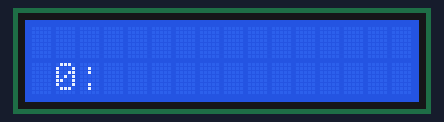
Recording of a sketch running on a simulated Arduino Uno, built with avr-gcc and run on an emulated ATmega328P. Parts: 16×2 character LCD.

Above: at 0.2 s.
At 3.2 s:
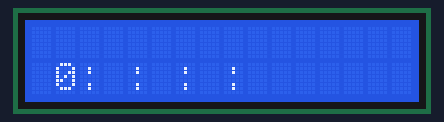
At 6.2 s:
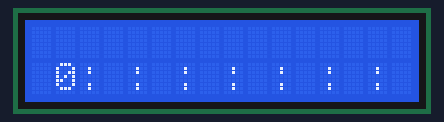
At 20.2 s:
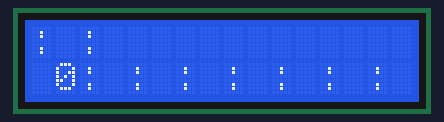
At 26.2 s:
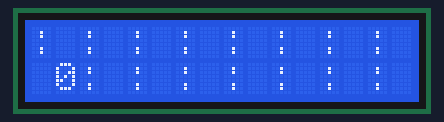
At 39.2 s:
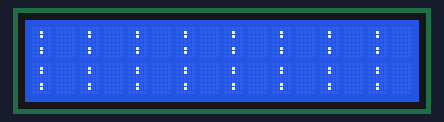

The sketch:

Watch_with_LCD_in_arduino.ino
```cpp
#include <LiquidCrystal.h>

LiquidCrystal lcd(12, 11, 5, 4, 3, 2);

byte sekund[8] = {
  0b00000,
  0b00100,
  0b00100,
  0b00000,
  0b00000,
  0b00100,
  0b00100,
  0b00000
};
byte off[8] = {
  0b00000,
  0b00000,
  0b00000,
  0b00000,
  0b00000,
  0b00000,
  0b00000,
  0b00000
};


void setup() {
  lcd.begin(16, 2);
  lcd.createChar(2, sekund);
  lcd.createChar(1, off);
  pinMode(A0, INPUT);
  Serial.begin(9600);
}
void loop() {
  int soat = 0, minut = 00;
  int curs1 = 4, curs2 = 8;
  for (int k = 0; k < 24; k++) {
    if (curs1 != 3 && soat > 9) curs1 = 3;
    lcd.setCursor(1, curs1);
    lcd.print(soat);
    for (int j = 0; j < 60; j++) {
      if (curs1 != 7 && minut > 9) curs2 = 7;
      lcd.setCursor(1, 8);
      lcd.print(minut);
      for (int i = 0; i < 60; i++) {
        //lcd.setCursor(1, 6);
        lcd.write(2);
        delay(100);
        //lcd.setCursor(1, 6);
        lcd.write(1);
        delay(900);
      }
      minut++;
    }
    soat++;
  }

}
```
